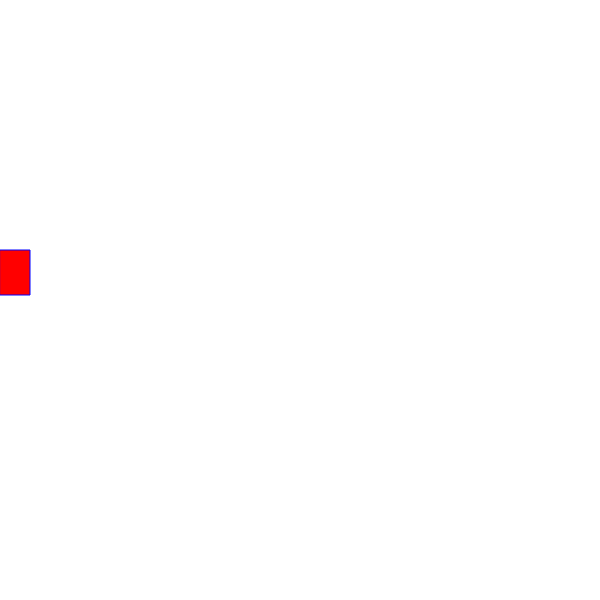
Frame 1 (no input)
Frame 60 (no input): identical to frame 1, image omitted
Frame 120 (the mouse pressed at the canvas centre since frame 60): identical to frame 1, image omitted

The p5.js sketch that drew this single still picture (run headless with seeded random() and noise() and a simulated clock; from frame 60 on, the mouse is pressed at the canvas centre):

// p5.js sketch
// ── sketch.js
function setup() {
  createCanvas(600, 600);
}

function draw() {
  background("white");
  
  stroke("blue");
  fill("red");
  rect(0, 250, 30, 45);
}
